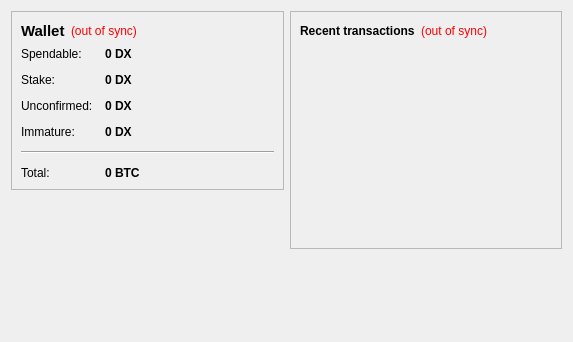
<?xml version="1.0" encoding="UTF-8"?>
<ui version="4.0">
 <class>OverviewPage</class>
 <widget class="QWidget" name="OverviewPage">
  <property name="geometry">
   <rect>
    <x>0</x>
    <y>0</y>
    <width>573</width>
    <height>342</height>
   </rect>
  </property>
  <property name="windowTitle">
   <string>Form</string>
  </property>
  <layout class="QHBoxLayout" name="horizontalLayout" stretch="1,1">
   <item>
    <layout class="QVBoxLayout" name="verticalLayout_2">
     <item>
      <widget class="QFrame" name="frame">
       <property name="frameShape">
        <enum>QFrame::StyledPanel</enum>
       </property>
       <property name="frameShadow">
        <enum>QFrame::Raised</enum>
       </property>
       <layout class="QVBoxLayout" name="verticalLayout_4">
        <item>
         <layout class="QHBoxLayout" name="horizontalLayout_4">
          <item>
           <widget class="QLabel" name="label_5">
            <property name="font">
             <font>
              <pointsize>11</pointsize>
              <weight>75</weight>
              <bold>true</bold>
             </font>
            </property>
            <property name="text">
             <string>Wallet</string>
            </property>
           </widget>
          </item>
          <item>
           <widget class="QLabel" name="labelWalletStatus">
            <property name="toolTip">
             <string>The displayed information may be out of date. Your wallet automatically synchronizes with the DeluxeCoin network after a connection is established, but this process has not completed yet.</string>
            </property>
            <property name="styleSheet">
             <string notr="true">QLabel { color: red; }</string>
            </property>
            <property name="text">
             <string notr="true">(out of sync)</string>
            </property>
            <property name="alignment">
             <set>Qt::AlignLeading|Qt::AlignLeft|Qt::AlignVCenter</set>
            </property>
           </widget>
          </item>
          <item>
           <spacer name="horizontalSpacer_2">
            <property name="orientation">
             <enum>Qt::Horizontal</enum>
            </property>
            <property name="sizeHint" stdset="0">
             <size>
              <width>40</width>
              <height>20</height>
             </size>
            </property>
           </spacer>
          </item>
         </layout>
        </item>
        <item>
         <layout class="QFormLayout" name="formLayout_2">
          <property name="fieldGrowthPolicy">
           <enum>QFormLayout::AllNonFixedFieldsGrow</enum>
          </property>
          <property name="horizontalSpacing">
           <number>12</number>
          </property>
          <property name="verticalSpacing">
           <number>12</number>
          </property>
          <item row="0" column="0">
           <widget class="QLabel" name="label">
            <property name="text">
             <string>Spendable:</string>
            </property>
           </widget>
          </item>
          <item row="0" column="1">
           <widget class="QLabel" name="labelBalance">
            <property name="font">
             <font>
              <weight>75</weight>
              <bold>true</bold>
             </font>
            </property>
            <property name="cursor">
             <cursorShape>IBeamCursor</cursorShape>
            </property>
            <property name="toolTip">
             <string>Your current spendable balance</string>
            </property>
            <property name="text">
             <string notr="true">0 DX</string>
            </property>
            <property name="textInteractionFlags">
             <set>Qt::LinksAccessibleByMouse|Qt::TextSelectableByKeyboard|Qt::TextSelectableByMouse</set>
            </property>
           </widget>
          </item>
          <item row="1" column="0">
           <widget class="QLabel" name="label_6">
            <property name="text">
             <string>Stake:</string>
            </property>
           </widget>
          </item>
          <item row="1" column="1">
           <widget class="QLabel" name="labelStake">
            <property name="font">
             <font>
              <weight>75</weight>
              <bold>true</bold>
             </font>
            </property>
            <property name="cursor">
             <cursorShape>IBeamCursor</cursorShape>
            </property>
            <property name="toolTip">
             <string>Total of coins that was staked, and do not yet count toward the current balance</string>
            </property>
            <property name="text">
             <string notr="true">0 DX</string>
            </property>
            <property name="textInteractionFlags">
             <set>Qt::LinksAccessibleByMouse|Qt::TextSelectableByKeyboard|Qt::TextSelectableByMouse</set>
            </property>
           </widget>
          </item>
          <item row="2" column="0">
           <widget class="QLabel" name="label_3">
            <property name="text">
             <string>Unconfirmed:</string>
            </property>
           </widget>
          </item>
          <item row="2" column="1">
           <widget class="QLabel" name="labelUnconfirmed">
            <property name="font">
             <font>
              <weight>75</weight>
              <bold>true</bold>
             </font>
            </property>
            <property name="cursor">
             <cursorShape>IBeamCursor</cursorShape>
            </property>
            <property name="toolTip">
             <string>Total of transactions that have yet to be confirmed, and do not yet count toward the current balance</string>
            </property>
            <property name="text">
             <string notr="true">0 DX</string>
            </property>
            <property name="textInteractionFlags">
             <set>Qt::LinksAccessibleByMouse|Qt::TextSelectableByKeyboard|Qt::TextSelectableByMouse</set>
            </property>
           </widget>
          </item>
          <item row="3" column="0">
           <widget class="QLabel" name="labelImmatureText">
            <property name="text">
             <string>Immature:</string>
            </property>
           </widget>
          </item>
          <item row="3" column="1">
           <widget class="QLabel" name="labelImmature">
            <property name="font">
             <font>
              <weight>75</weight>
              <bold>true</bold>
             </font>
            </property>
            <property name="toolTip">
             <string>Mined balance that has not yet matured</string>
            </property>
            <property name="text">
             <string notr="true">0 DX</string>
            </property>
            <property name="textInteractionFlags">
             <set>Qt::LinksAccessibleByMouse|Qt::TextSelectableByKeyboard|Qt::TextSelectableByMouse</set>
            </property>
           </widget>
          </item>
          <item row="4" column="0" colspan="2">
           <widget class="Line" name="line">
            <property name="orientation">
             <enum>Qt::Horizontal</enum>
            </property>
           </widget>
          </item>
          <item row="5" column="0">
           <widget class="QLabel" name="labelTotalText">
            <property name="text">
             <string>Total:</string>
            </property>
           </widget>
          </item>
          <item row="5" column="1">
           <widget class="QLabel" name="labelTotal">
            <property name="font">
             <font>
              <weight>75</weight>
              <bold>true</bold>
             </font>
            </property>
            <property name="cursor">
             <cursorShape>IBeamCursor</cursorShape>
            </property>
            <property name="toolTip">
             <string>Your current total balance</string>
            </property>
            <property name="text">
             <string notr="true">0 BTC</string>
            </property>
            <property name="textInteractionFlags">
             <set>Qt::LinksAccessibleByMouse|Qt::TextSelectableByKeyboard|Qt::TextSelectableByMouse</set>
            </property>
           </widget>
          </item>
         </layout>
        </item>
       </layout>
      </widget>
     </item>
     <item>
      <spacer name="verticalSpacer">
       <property name="orientation">
        <enum>Qt::Vertical</enum>
       </property>
       <property name="sizeHint" stdset="0">
        <size>
         <width>20</width>
         <height>40</height>
        </size>
       </property>
      </spacer>
     </item>
    </layout>
   </item>
   <item>
    <layout class="QVBoxLayout" name="verticalLayout_3">
     <item>
      <widget class="QFrame" name="frame_2">
       <property name="frameShape">
        <enum>QFrame::StyledPanel</enum>
       </property>
       <property name="frameShadow">
        <enum>QFrame::Raised</enum>
       </property>
       <layout class="QVBoxLayout" name="verticalLayout">
        <item>
         <layout class="QHBoxLayout" name="horizontalLayout_2">
          <item>
           <widget class="QLabel" name="label_4">
            <property name="text">
             <string>&lt;b&gt;Recent transactions&lt;/b&gt;</string>
            </property>
           </widget>
          </item>
          <item>
           <widget class="QLabel" name="labelTransactionsStatus">
            <property name="toolTip">
             <string>The displayed information may be out of date. Your wallet automatically synchronizes with the DeluxeCoin network after a connection is established, but this process has not completed yet.</string>
            </property>
            <property name="styleSheet">
             <string notr="true">QLabel { color: red; }</string>
            </property>
            <property name="text">
             <string notr="true">(out of sync)</string>
            </property>
            <property name="alignment">
             <set>Qt::AlignRight|Qt::AlignTrailing|Qt::AlignVCenter</set>
            </property>
           </widget>
          </item>
          <item>
           <spacer name="horizontalSpacer">
            <property name="orientation">
             <enum>Qt::Horizontal</enum>
            </property>
            <property name="sizeHint" stdset="0">
             <size>
              <width>40</width>
              <height>20</height>
             </size>
            </property>
           </spacer>
          </item>
         </layout>
        </item>
        <item>
         <widget class="QListView" name="listTransactions">
          <property name="styleSheet">
           <string notr="true">QListView { background: transparent; }</string>
          </property>
          <property name="frameShape">
           <enum>QFrame::NoFrame</enum>
          </property>
          <property name="verticalScrollBarPolicy">
           <enum>Qt::ScrollBarAlwaysOff</enum>
          </property>
          <property name="horizontalScrollBarPolicy">
           <enum>Qt::ScrollBarAlwaysOff</enum>
          </property>
          <property name="selectionMode">
           <enum>QAbstractItemView::NoSelection</enum>
          </property>
         </widget>
        </item>
       </layout>
      </widget>
     </item>
     <item>
      <spacer name="verticalSpacer_2">
       <property name="orientation">
        <enum>Qt::Vertical</enum>
       </property>
       <property name="sizeHint" stdset="0">
        <size>
         <width>20</width>
         <height>40</height>
        </size>
       </property>
      </spacer>
     </item>
    </layout>
   </item>
  </layout>
 </widget>
 <resources/>
 <connections/>
</ui>
